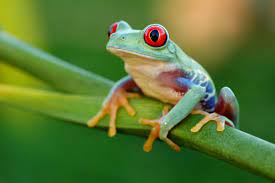
#> input picture test01/frog.jpg, 275 x 183 px
$ python ex3_draw1.py
#> lines starting #> are read from the running program, lines starting #| are printed output that depends on the picture
import cv2
import numpy as np
import matplotlib.pyplot as plt

img = cv2.imread("frog.jpg")
#> img is the input picture: shape (183, 275, 3); mean B, G, R 51.9, 118.5, 88.7
img = cv2.resize(img,(500,500))
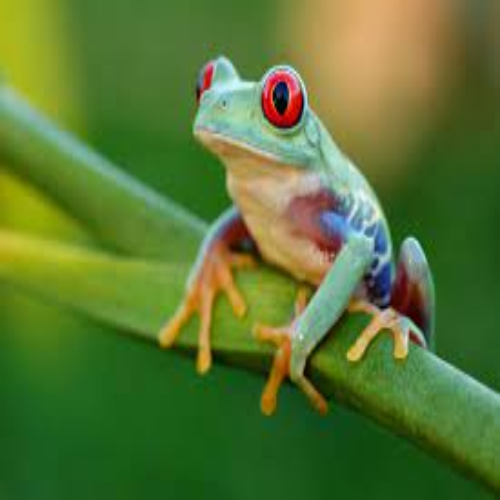
#> img: shape (500, 500, 3); mean B, G, R 51.8, 118.4, 88.6
cv2.line(img,(100,400),(400,100),(0,0,255),7)
cv2.line(img,(100,100),(400,400),(0,0,255),7)
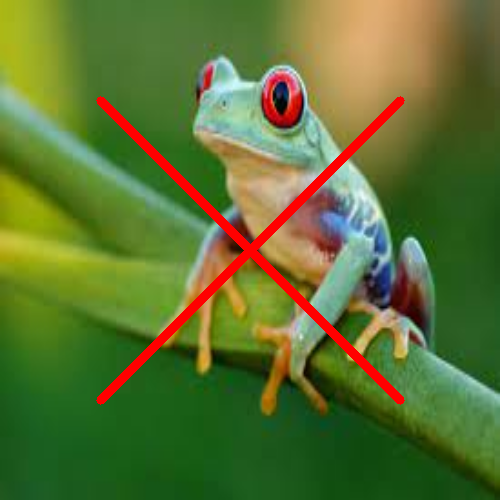
#> img: shape (500, 500, 3); mean B, G, R 50.1, 114.6, 93.3
cv2.imshow("image",img)
if cv2.waitKey(0) & 0xFF==27:
#> (key Esc is pressed here)
    cv2.destroyAllWindows()
"""
img = plt.imread("frog.jpg")
plt.imshow(img)
plt.show()
"""

$ run again, with test01/noisy.jpg copied over test01/frog.jpg
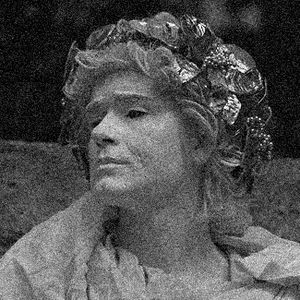
#> input picture test01/noisy.jpg, 300 x 300 px
#> img is the input picture: shape (300, 300, 3); min 0, max 255, mean 80.2
#> `img = cv2.resize(img,(500,500))`:
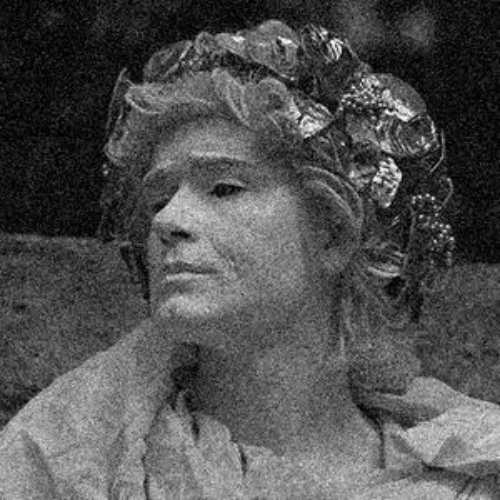
#> img: shape (500, 500, 3); min 0, max 255, mean 80.1
#> `cv2.line(img,(100,100),(400,400),(0,0,255),7)`:
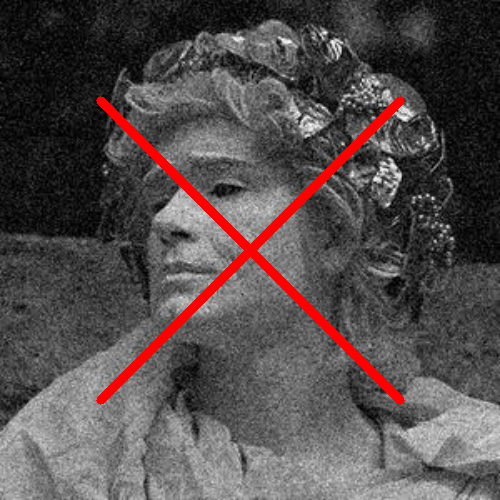
#> img: shape (500, 500, 3); mean B, G, R 76.8, 76.8, 84.7
